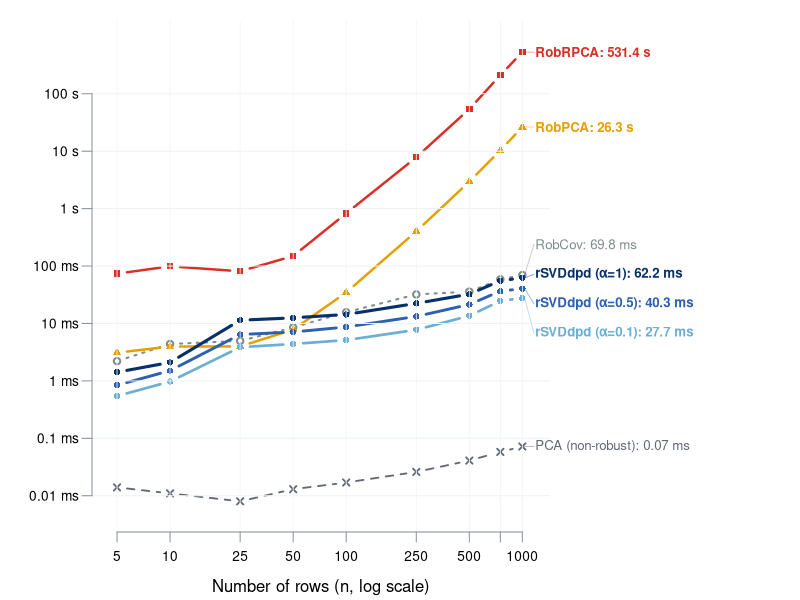
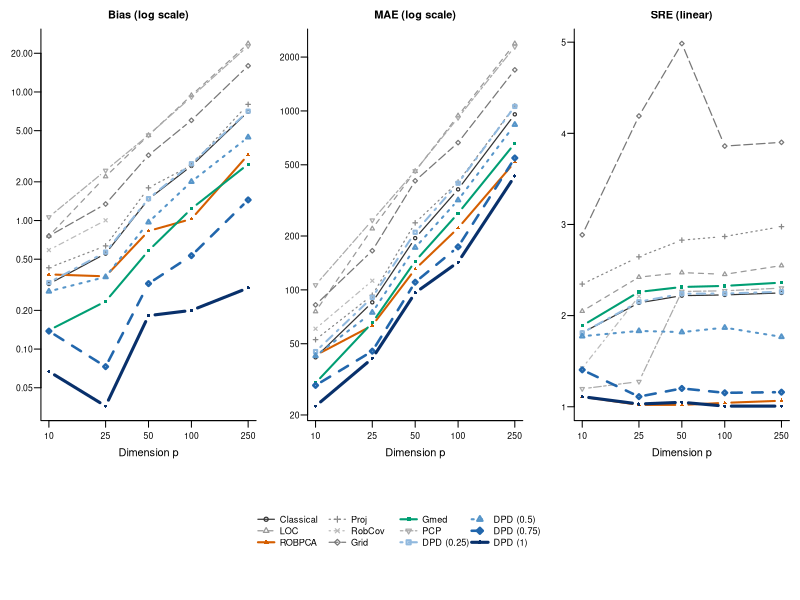
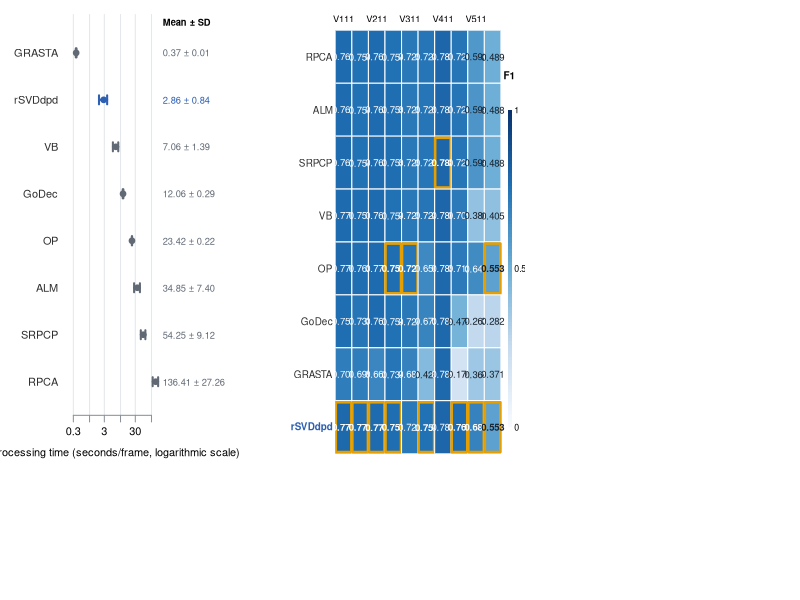

R code for these plots, in order:
## ---- chunk 1
#| label: runtime-scaling-table2
#| echo: false
#| warning: false
#| message: false
#| dev: svglite
#| dev-args: {pointsize: 18}
#| fig-width: 12.8
#| fig-height: 5.0
#| out-width: "1280px"
#| fig-alt: "Log-log runtime curves for seven SVD algorithms as matrix rows n increase from 5 to 1000. RobRSVD and RobSVD grow steeply to 531 seconds and 26 seconds at n = 1000, while all three rSVDdpd curves remain under 63 milliseconds and faster than pcaSVD."

n_rows <- c(5, 10, 25, 50, 100, 250, 500, 750, 1000)
runtime_ms <- cbind(
    SVD = c(0.014, 0.011, 0.008, 0.013, 0.017, 0.026, 0.041, 0.058, 0.072),
    pcaSVD = c(2.209, 4.388, 4.965, 8.519, 15.696, 32.066, 35.828, 58.697, 69.760),
    RobSVD = c(3.098, 3.966, 3.989, 7.824, 34.649, 402.125, 2948.001, 10363.441, 26282.893),
    RobRSVD = c(73.666, 99.077, 81.045, 149.400, 826.440, 7839.942, 54209.150, 210494.564, 531362.110),
    `rSVDdpd (0.1)` = c(0.545, 0.975, 3.861, 4.396, 5.136, 7.756, 13.622, 24.670, 27.727),
    `rSVDdpd (0.5)` = c(0.841, 1.508, 6.416, 7.104, 8.683, 13.252, 21.413, 36.563, 40.309),
    `rSVDdpd (1)` = c(1.417, 2.100, 11.394, 12.526, 14.362, 22.379, 32.404, 55.422, 62.234)
)

stopifnot(
    nrow(runtime_ms) == length(n_rows),
    all(runtime_ms[, "rSVDdpd (0.1)"] < runtime_ms[, "pcaSVD"]),
    all(runtime_ms[n_rows >= 100, "rSVDdpd (1)"] < runtime_ms[n_rows >= 100, "pcaSVD"]),
    all(runtime_ms[, "rSVDdpd (0.1)"] < runtime_ms[, "rSVDdpd (0.5)"]),
    all(runtime_ms[, "rSVDdpd (0.5)"] < runtime_ms[, "rSVDdpd (1)"])
)

rt_cols <- c("#616975", "#7f8c8d", "#e69f00", "#d93025", "#6baed6", "#2d5fb2", "#08306b")
rt_lty <- c(2, 3, 1, 1, 1, 1, 1)
rt_pch <- c(4, 1, 17, 15, 16, 16, 16)
rt_lwd <- c(1.8, 2.0, 2.4, 2.4, 2.6, 2.8, 3.0)

par(mar = c(3.4, 4.6, 1.0, 12.5), mgp = c(2.2, 0.65, 0), las = 1)
matplot(n_rows, runtime_ms,
    type = "b", log = "xy", axes = FALSE,
    xlim = c(4.5, 1150), ylim = c(0.005, 900000),
    col = rt_cols, lty = rt_lty, pch = rt_pch, lwd = rt_lwd, cex = 0.85,
    xlab = "Number of rows (n, log scale)", ylab = ""
)

y_ticks <- c(0.01, 0.1, 1, 10, 100, 1000, 10000, 100000)
y_labels <- c("0.01 ms", "0.1 ms", "1 ms", "10 ms", "100 ms", "1 s", "10 s", "100 s")
abline(h = y_ticks, col = "#edf2f7", lwd = 1)
abline(v = n_rows, col = "#f1f5f9", lwd = 0.8)
axis(1, at = n_rows, labels = n_rows, col = "#8b929a", cex.axis = 0.82)
axis(2, at = y_ticks, labels = y_labels, col = "#8b929a", cex.axis = 0.82)

# Direct end-of-line labels at n = 1000 (spaced in log10 space to prevent overlap)
end_vals <- runtime_ms[nrow(runtime_ms), ]
label_y <- end_vals
label_y["pcaSVD"] <- 240
label_y["rSVDdpd (1)"] <- 72
label_y["rSVDdpd (0.5)"] <- 22
label_y["rSVDdpd (0.1)"] <- 6.8

segments(1030, end_vals, 1165, label_y,
    col = adjustcolor(rt_cols, alpha.f = 0.45), lwd = 0.9, xpd = NA
)

end_txt <- c(
    SVD = "PCA (non-robust): 0.07 ms",
    pcaSVD = "RobCov: 69.8 ms",
    RobSVD = "RobPCA: 26.3 s",
    RobRSVD = "RobRPCA: 531.4 s",
    `rSVDdpd (0.1)` = "rSVDdpd (\u03b1=0.1): 27.7 ms",
    `rSVDdpd (0.5)` = "rSVDdpd (\u03b1=0.5): 40.3 ms",
    `rSVDdpd (1)` = "rSVDdpd (\u03b1=1): 62.2 ms"
)
text(1185, label_y,
    labels = end_txt, adj = 0, xpd = NA,
    col = rt_cols, font = c(1, 1, 2, 2, 2, 2, 2), cex = 0.80
)
## ---- chunk 2
#| label: robust-pca-s2b
#| echo: false
#| warning: false
#| message: false
#| dev: svglite
#| dev-args: {pointsize: 18}
#| fig-width: 13.2
#| fig-height: 5.2
#| out-width: "1320px"
#| fig-alt: "Three panels compare Bias, MAE and SRE across five dimensions for all twelve PCA methods in scenario S2b. The four DPD curves are blue. DPD with alpha equal to one has the lowest reported Bias and MAE at every dimension. Missing RobCov results at p at least fifty are not interpolated."

# Published Table 3, Roy, Basu and Ghosh (2024), JMLR.
# Columns follow the supplied table; NA denotes an unreported result.
p_dimension <- c(10, 25, 50, 100, 250)
pca_methods <- c(
    "Classical", "LOC", "ROBPCA", "Proj", "RobCov", "Grid",
    "Gmed", "PCP", "DPD (0.25)", "DPD (0.5)", "DPD (0.75)", "DPD (1)"
)
pca_results <- list(
    Bias = matrix(c(
        0.321, 0.757, 0.381, 0.429, 0.589, 0.757, 0.140, 1.065, 0.329, 0.281, 0.138, 0.067,
        0.553, 2.198, 0.368, 0.635, 1.004, 1.344, 0.235, 2.451, 0.568, 0.364, 0.073, 0.036,
        1.467, 4.602, 0.829, 1.796, NA, 3.221, 0.583, 4.617, 1.480, 0.970, 0.323, 0.182,
        2.660, 9.414, 1.028, 2.692, NA, 6.019, 1.235, 9.159, 2.766, 2.005, 0.533, 0.200,
        7.033, 23.805, 3.245, 8.006, NA, 15.969, 2.746, 22.799, 7.089, 4.447, 1.446, 0.299
    ), nrow = 5, byrow = TRUE),
    MAE = matrix(c(
        41.990, 75.693, 43.080, 52.712, 60.646, 82.448, 30.185, 106.511, 45.196, 42.803, 29.261, 22.409,
        85.197, 219.781, 63.246, 93.376, 112.498, 165.495, 65.545, 245.114, 90.830, 74.713, 45.453, 41.413,
        194.589, 460.223, 130.581, 236.929, NA, 406.956, 144.635, 462.199, 209.841, 172.386, 110.373, 96.321,
        364.678, 941.397, 221.517, 400.614, NA, 665.195, 267.786, 916.897, 394.475, 317.498, 173.981, 142.885,
        957.207, 2380.505, 518.404, 1066.532, NA, 1696.499, 658.650, 2283.607, 1060.277, 838.361, 545.850, 432.927
    ), nrow = 5, byrow = TRUE),
    SRE = matrix(c(
        1.812, 2.049, 1.109, 2.346, 1.424, 2.886, 1.889, 1.197, 1.811, 1.774, 1.405, 1.111,
        2.140, 2.422, 1.021, 2.645, 2.212, 4.190, 2.260, 1.276, 2.152, 1.832, 1.111, 1.030,
        2.219, 2.472, 1.020, 2.828, NA, 4.985, 2.314, 2.265, 2.240, 1.819, 1.201, 1.049,
        2.227, 2.453, 1.043, 2.868, NA, 3.860, 2.326, 2.272, 2.242, 1.868, 1.153, 1.007,
        2.249, 2.549, 1.066, 2.976, NA, 3.901, 2.362, 2.302, 2.262, 1.767, 1.160, 1.007
    ), nrow = 5, byrow = TRUE)
)
# Check the missing entries and the slide's descriptive takeaway.
stopifnot(
    all(vapply(pca_results, function(x) {
        sum(is.na(x)) == 3 &&
            all(is.na(x[3:5, 5]))
    }, logical(1))),
    all(apply(pca_results$Bias, 1, which.min) == 12),
    all(apply(pca_results$MAE, 1, which.min) == 12)
)
pca_colours <- c(
    "#333333", "#999999", "#d55e00", "#888888", "#bbbbbb", "#777777",
    "#009e73", "#aaaaaa", "#91b9de", "#5695c9", "#2166ac", "#08306b"
)
pca_lty <- c(1, 2, 1, 3, 4, 5, 1, 6, 4, 3, 2, 1)
pca_pch <- c(1, 2, 17, 3, 4, 5, 15, 6, 0, 2, 5, 16)
pca_lwd <- c(1.2, 1.2, 2, 1.2, 1.2, 1.2, 2, 1.2, 2, 2, 2.5, 3)
layout(rbind(c(1, 2, 3), c(4, 4, 4)), heights = c(4, 1.2))
par(mar = c(3.1, 3.1, 2.2, 0.8), mgp = c(1.9, 0.6, 0), las = 1)
for (metric in names(pca_results)) {
    matplot(p_dimension, pca_results[[metric]],
        type = "b",
        log = if (metric == "SRE") "x" else "xy", xaxt = "n",
        col = pca_colours, lty = pca_lty, pch = pca_pch, lwd = pca_lwd,
        cex = 0.65, cex.axis = 0.78, bty = "l", xlab = "Dimension p", ylab = "",
        main = paste0(metric, if (metric == "SRE") " (linear)" else " (log scale)"),
        cex.main = 1
    )
    axis(1, at = p_dimension, labels = p_dimension, cex.axis = 0.78)
}
par(mar = c(0, 0, 0, 0))
plot.new()
legend("center",
    legend = pca_methods, ncol = 4, bty = "n", cex = 0.83,
    col = pca_colours, lty = pca_lty, pch = pca_pch, lwd = pca_lwd,
    x.intersp = 0.65, y.intersp = 1.05
)
## ---- chunk 3
#| label: frame-processing-time
#| echo: false
#| warning: false
#| message: false
#| dev: svglite
#| dev-args: {pointsize: 18}
#| fig-width: 12
#| fig-height: 4.6
#| out-width: "1200px"
#| fig-alt: "Mean processing time with plus or minus one standard deviation for eight methods, on a logarithmic seconds-per-frame axis. GRASTA is fastest at 0.37 seconds, followed by rSVDdpd at 2.86 seconds."

# Published Table 1, https://arxiv.org/pdf/2109.10680.
# These are reported benchmark summaries, not newly generated simulations.
timing <- data.frame(
    method = c("GRASTA", "rSVDdpd", "VB", "GoDec", "OP", "ALM", "SRPCP", "RPCA"),
    mean = c(0.37, 2.86, 7.06, 12.06, 23.42, 34.85, 54.25, 136.41),
    sd = c(0.01, 0.84, 1.39, 0.29, 0.22, 7.40, 9.12, 27.26)
)
y <- rev(seq_len(nrow(timing)))
colour <- ifelse(timing$method == "rSVDdpd", "#2d5fb2", "#616975")
par(mar = c(3.5, 5.1, 1.1, 7.8), mgp = c(2.3, 0.7, 0), las = 1)
plot(timing$mean, y,
    log = "x", xlim = c(0.25, 190), ylim = c(0.6, 8.5),
    type = "n", axes = FALSE, xlab = "Processing time (seconds/frame, logarithmic scale)",
    ylab = "", bty = "n"
)
ticks <- c(0.3, 1, 3, 10, 30, 100)
abline(v = ticks, col = "#e4e7eb", lwd = 1)
axis(1, at = ticks, labels = ticks, col = "#8b929a")
axis(2, at = y, labels = timing$method, tick = FALSE, col.axis = "#303030")
arrows(timing$mean - timing$sd, y, timing$mean + timing$sd, y,
    angle = 90, code = 3, length = 0.045, col = colour, lwd = 2
)
points(timing$mean, y, pch = 19, cex = 1.15, col = colour)
text(230, y, sprintf("%.2f ± %.2f", timing$mean, timing$sd),
    adj = 0, xpd = NA, cex = 0.85, col = colour
)
text(230, 8.65, "Mean ± SD", adj = 0, xpd = NA, cex = 0.85, font = 2)
## ---- chunk 4
#| label: street-video-f1
#| echo: false
#| warning: false
#| message: false
#| dev: svglite
#| dev-args: {pointsize: 18}
#| fig-width: 12.8
#| fig-height: 5
#| out-width: "1280px"
#| fig-alt: "F1 scores for eight methods across ten Street Video variants. Orange borders and bold values mark each column's best reported score, including ties. rSVDdpd leads in eight columns, with two ties."

# Reported F1 rows from Table 2; retain the published three-decimal values.
# No replicate-level data are supplied, so no uncertainty bars are inferred.
f1 <- rbind(
    RPCA = c(0.767, 0.754, 0.767, 0.754, 0.725, 0.728, 0.787, 0.726, 0.592, 0.489),
    ALM = c(0.767, 0.754, 0.768, 0.755, 0.725, 0.729, 0.787, 0.726, 0.595, 0.488),
    SRPCP = c(0.767, 0.754, 0.768, 0.755, 0.725, 0.729, 0.788, 0.726, 0.595, 0.488),
    VB = c(0.770, 0.757, 0.767, 0.754, 0.725, 0.728, 0.786, 0.709, 0.386, 0.405),
    OP = c(0.776, 0.762, 0.773, 0.757, 0.727, 0.650, 0.785, 0.712, 0.641, 0.553),
    GoDec = c(0.757, 0.733, 0.767, 0.754, 0.724, 0.672, 0.785, 0.474, 0.263, 0.282),
    GRASTA = c(0.700, 0.699, 0.665, 0.734, 0.680, 0.428, 0.785, 0.176, 0.364, 0.371),
    rSVDdpd = c(0.777, 0.772, 0.774, 0.757, 0.725, 0.754, 0.787, 0.766, 0.681, 0.553)
)
colnames(f1) <- c("V111", "V112", "V211", "V212", "V311", "V312", "V411", "V412", "V511", "V512")
best <- abs(sweep(f1, 2, apply(f1, 2, max), "-")) < 1e-12
stopifnot(
    all(f1 >= 0 & f1 <= 1), sum(best["rSVDdpd", ]) == 8,
    sum(best["rSVDdpd", ] & colSums(best) > 1) == 2
)
palette <- colorRampPalette(c("#f7fbff", "#c6dbef", "#6baed6", "#2171b5", "#08306b"))(101)
par(mar = c(0.6, 5.2, 2.3, 0.7), xaxs = "i", yaxs = "i", las = 1)
plot.new()
plot.window(xlim = c(0.5, 11.9), ylim = c(0.5, 8.5))
axis(3, at = 1:10, labels = colnames(f1), tick = FALSE, line = -0.3, cex.axis = 0.85)
for (i in seq_len(nrow(f1))) {
    y <- 9 - i
    label_colour <- if (rownames(f1)[i] == "rSVDdpd") "#2d5fb2" else "#303030"
    text(0.35, y, rownames(f1)[i],
        adj = 1, xpd = NA, col = label_colour,
        font = if (rownames(f1)[i] == "rSVDdpd") 2 else 1, cex = 0.9
    )
    for (j in seq_len(ncol(f1))) {
        value <- f1[i, j]
        rect(j - 0.5, y - 0.5, j + 0.5, y + 0.5,
            col = palette[round(value * 100) + 1], border = "white"
        )
        if (best[i, j]) {
            rect(j - 0.47, y - 0.47, j + 0.47, y + 0.47,
                border = "#e69f00", lwd = 2.5
            )
        }
        text(j, y, sprintf("%.3f", value),
            cex = 0.87,
            col = if (value >= 0.6) "white" else "#17212c",
            font = if (best[i, j]) 2 else 1
        )
    }
}
# A fixed 0-to-1 color scale keeps differences in perspective.
for (k in 0:99) {
    rect(10.9, 1 + k * 0.06, 11.15, 1 + (k + 1) * 0.06,
        col = palette[k + 1], border = NA
    )
}
text(11.025, 7.65, "F1", font = 2, cex = 0.9)
text(11.3, 1 + c(0, 0.5, 1) * 6, c("0", "0.5", "1"), adj = 0, cex = 0.8)
